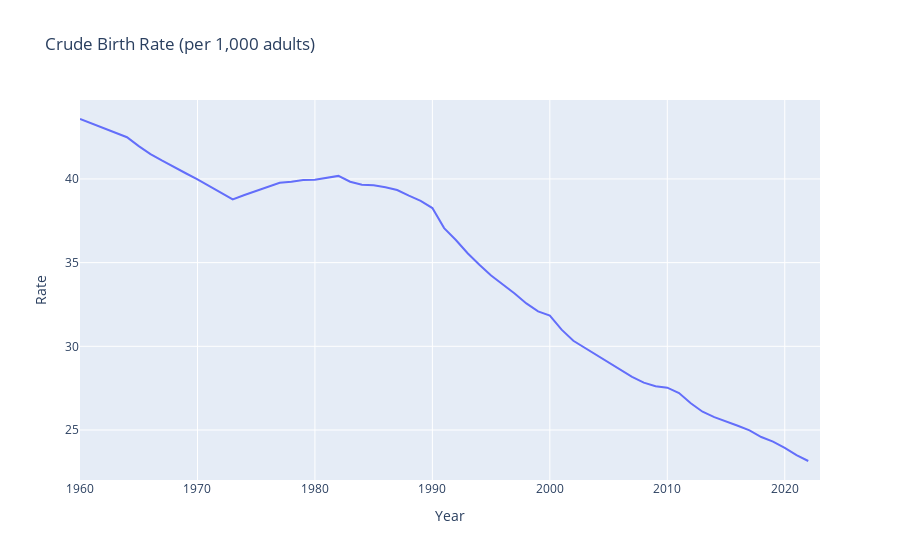

Notebook code cell kept with this figure:
### Markdown cell above
**Birth Rate**

### Code cell
br_ind = {"SP.DYN.CBRT.IN":"Birth rate, crude (per 1,000 people)"}

data = wbdata.get_dataframe(br_ind, country="HTI", parse_dates=True)
fig = data.plot(title="Crude Birth Rate (per 1,000 adults)", labels=dict(date='Year', value='Rate'))
fig.update_layout(showlegend=False)
fig.show()

### Figure 1 — Plotly figure (JSON) as saved in the notebook; plotly's stock layout.template omitted (floating-point values rounded to 4 significant figures)
{"data": [{"hovertemplate": "variable=Birth rate, crude (per 1,000 people)<br>Year=%{x}<br>Rate=%{y}<extra></extra>", "legendgroup": "Birth rate, crude (per 1,000 people)", "line": {"color": "#636efa", "dash": "solid"}, "marker": {"symbol": "circle"}, "mode": "lines", "name": "Birth rate, crude (per 1,000 people)", "orientation": "v", "showlegend": true, "type": "scatter", "x": ["2023-01-01T00:00:00", "2022-01-01T00:00:00", "2021-01-01T00:00:00", "2020-01-01T00:00:00", "2019-01-01T00:00:00", "2018-01-01T00:00:00", "2017-01-01T00:00:00", "2016-01-01T00:00:00", "2015-01-01T00:00:00", "2014-01-01T00:00:00", "2013-01-01T00:00:00", "2012-01-01T00:00:00", "2011-01-01T00:00:00", "2010-01-01T00:00:00", "2009-01-01T00:00:00", "2008-01-01T00:00:00", "2007-01-01T00:00:00", "2006-01-01T00:00:00", "2005-01-01T00:00:00", "2004-01-01T00:00:00", "2003-01-01T00:00:00", "2002-01-01T00:00:00", "2001-01-01T00:00:00", "2000-01-01T00:00:00", "1999-01-01T00:00:00", "1998-01-01T00:00:00", "1997-01-01T00:00:00", "1996-01-01T00:00:00", "1995-01-01T00:00:00", "1994-01-01T00:00:00", "1993-01-01T00:00:00", "1992-01-01T00:00:00", "1991-01-01T00:00:00", "1990-01-01T00:00:00", "1989-01-01T00:00:00", "1988-01-01T00:00:00", "1987-01-01T00:00:00", "1986-01-01T00:00:00", "1985-01-01T00:00:00", "1984-01-01T00:00:00", "1983-01-01T00:00:00", "1982-01-01T00:00:00", "1981-01-01T00:00:00", "1980-01-01T00:00:00", "1979-01-01T00:00:00", "1978-01-01T00:00:00", "1977-01-01T00:00:00", "1976-01-01T00:00:00", "1975-01-01T00:00:00", "1974-01-01T00:00:00", "1973-01-01T00:00:00", "1972-01-01T00:00:00", "1971-01-01T00:00:00", "1970-01-01T00:00:00", "1969-01-01T00:00:00", "1968-01-01T00:00:00", "1967-01-01T00:00:00", "1966-01-01T00:00:00", "1965-01-01T00:00:00", "1964-01-01T00:00:00", "1963-01-01T00:00:00", "1962-01-01T00:00:00", "1961-01-01T00:00:00", "1960-01-01T00:00:00"], "xaxis": "x", "y": [null, 23.15, 23.5, 23.94, 24.3, 24.58, 24.98, 25.25, 25.51, 25.77, 26.09, 26.59, 27.2, 27.53, 27.61, 27.83, 28.18, 28.61, 29.02, 29.47, 29.9, 30.33, 30.99, 31.84, 32.09, 32.56, 33.15, 33.68, 34.23, 34.87, 35.56, 36.35, 37.06, 38.26, 38.69, 39.0, 39.34, 39.5, 39.62, 39.65, 39.83, 40.18, 40.07, 39.95, 39.94, 39.83, 39.77, 39.53, 39.31, 39.04, 38.78, 39.19, 39.57, 39.98, 40.34, 40.69, 41.09, 41.49, 41.96, 42.49, 42.76, 43.04, 43.31, 43.58], "yaxis": "y"}], "layout": {"legend": {"title": {"text": "variable"}, "tracegroupgap": 0}, "showlegend": false, "title": {"text": "Crude Birth Rate (per 1,000 adults)"}, "xaxis": {"anchor": "y", "domain": [0, 1], "title": {"text": "Year"}}, "yaxis": {"anchor": "x", "domain": [0, 1], "title": {"text": "Rate"}}}}
